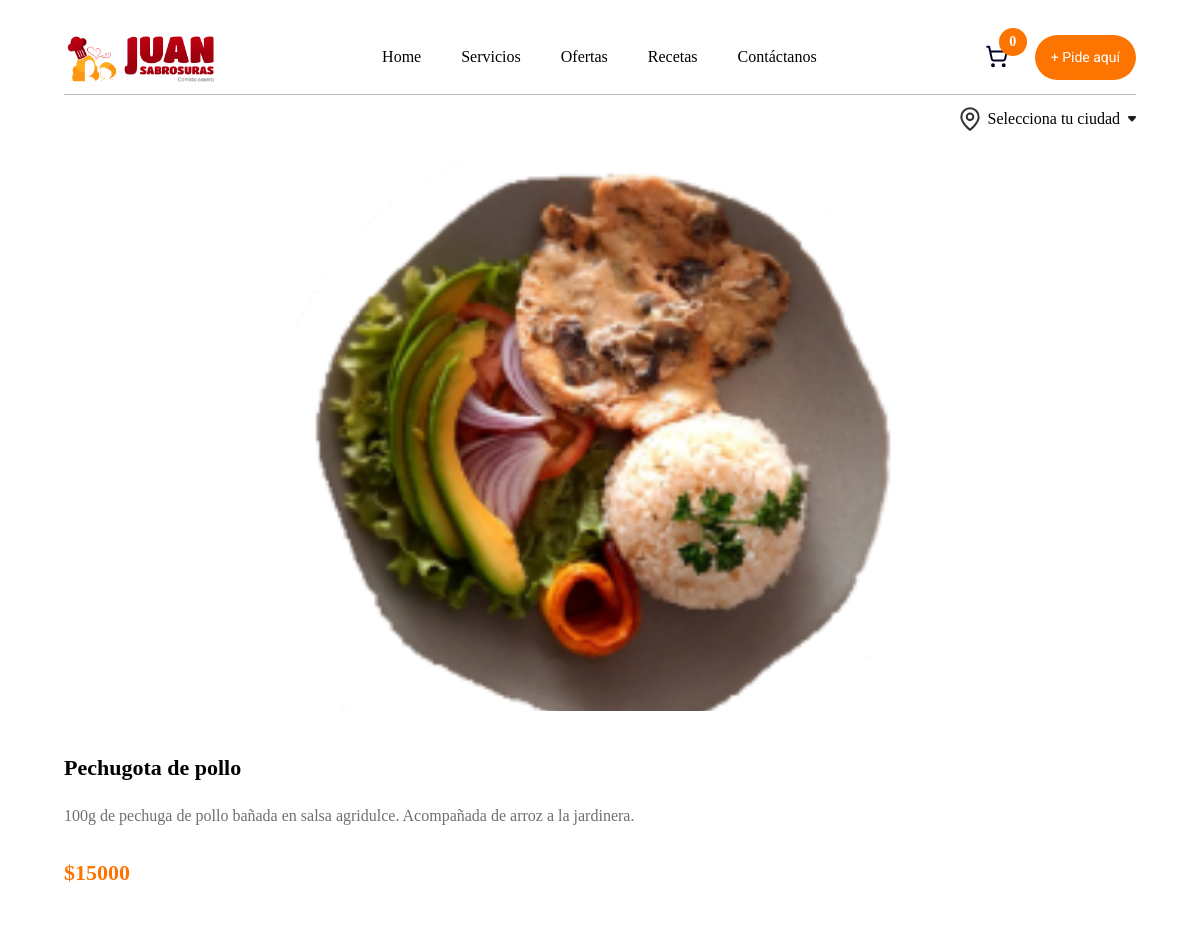
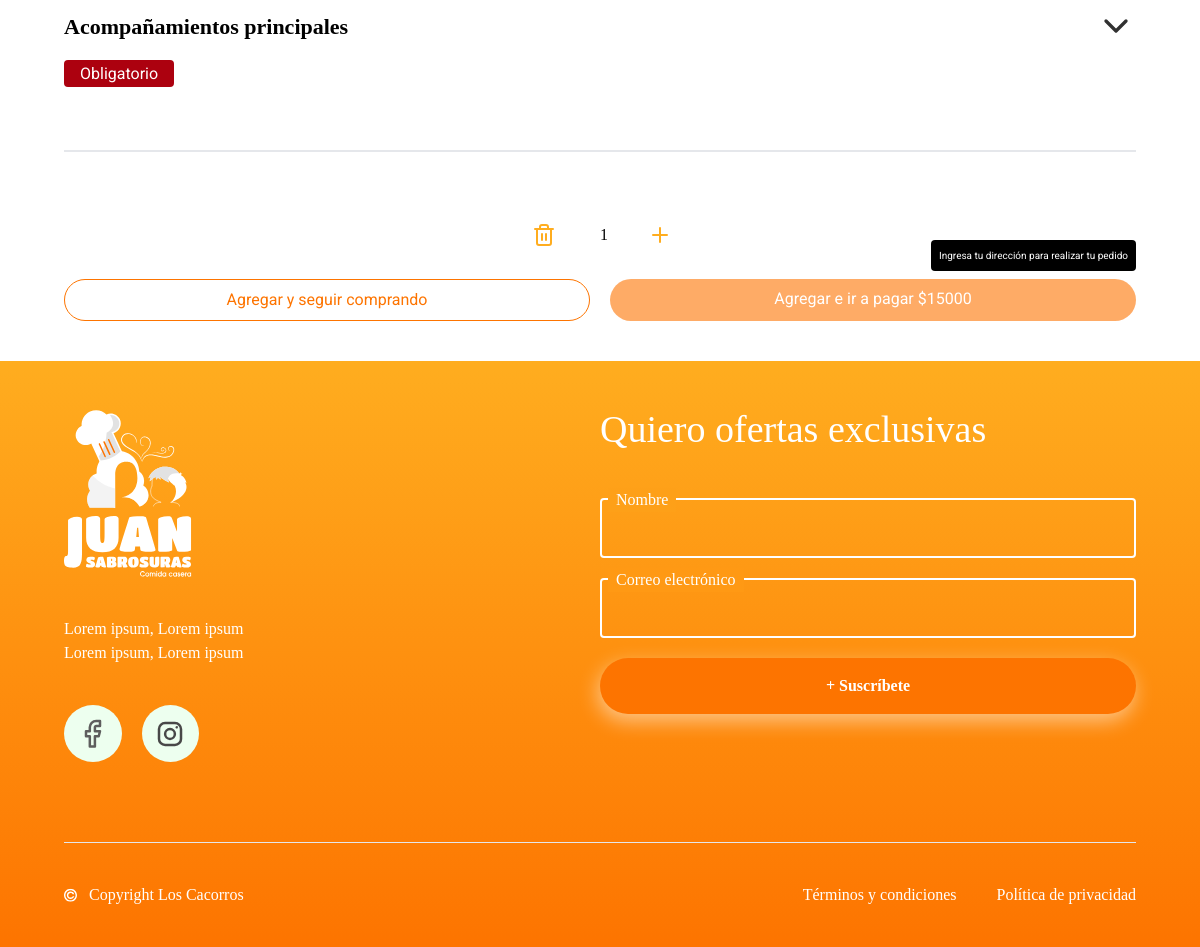
Screenshot of /catalogo/pechugota-de-pollo/ with the database file from the repository (2 pictures, top to bottom).
### products/models.py (models this page shows, shortened)
class dishes(models.Model):
    dish_id = models.BigAutoField(primary_key=True)
    dish_name = models.CharField(max_length=200, verbose_name='Nombre del plato (Obligatorio)')
    dish_category = models.ForeignKey(Category, on_delete=models.CASCADE, verbose_name="Categoria del plato")
    dish_slug = models.SlugField(unique=True, default="", help_text="La URL se completa de manera automatica, por favor modificalo solamente si deseas que este plato tenga una URL distinta a la creada", verbose_name="URL")
    dish_description = models.TextField(verbose_name='Descripcion del plato (Obligatorio)')
    dish_regular_price = models.IntegerField(verbose_name='Precio regular del plato (Obligatorio)')
    dish_discounted_price = models.IntegerField(default=0, verbose_name='Precio oferta del plato', help_text="Agregue valor solamente si el plato se encuentra en oferta.")
    dish_special = models.BooleanField(verbose_name='Es un plato especial?', help_text="Marque la casilla si desea que este plato aparezca en el carrusel de inicio del sitio web")
    dish_image_preview = models.ImageField(upload_to='dishes_preview', verbose_name='Imagen vista superior (Obligatorio)')
    dish_side_1 = models.CharField(max_length=25, verbose_name='Acompañante 1 (Obligatorio)')
    dish_side_2 = models.CharField(max_length=25, verbose_name='Acompañante 2 (Obligatorio)')
    dish_side_3 = models.CharField(max_length=25, verbose_name='Acompañante 3', null=True, blank=True)
    dish_side_4 = models.CharField(max_length=25, verbose_name='Acompañante 4', null=True, blank=True)
    created_at = models.DateTimeField(auto_now_add=True, verbose_name="Fecha de creación")
    updated_at = models.DateTimeField(auto_now=True, verbose_name="Fecha de última actualización")
    class Meta:
        verbose_name = 'Plato'
        verbose_name_plural = 'Platos del menu'
        ordering = ["-created_at"]

### products/views.py (the view, shortened to what this page needs)
# urls.py: path('<slug:dish_slug>/', views.dish, name="dish"),
def dish(request, dish_slug):
    newsletter_form = forms.Newsletter()
    dish = dishes.objects.get(dish_slug=dish_slug)
    return render(request, "products/dish.html", {'dish': dish , 'newsletter_form': newsletter_form})

### core/forms.py
class Newsletter(forms.Form):
    name = forms.CharField(required=True, error_messages={"required": "Por favor, introduce tu nombre"}, widget=forms.TextInput(
        attrs={'class': 'btn-cta-opt2'}
    ), min_length=5,max_length=100)
    email = forms.EmailField(required=True, error_messages={"required": "Por favor, introduce un correo electronico valido"}, widget=forms.EmailInput(
        attrs={'class': 'btn-cta-opt2'}
    ), min_length=5,max_length=100)

### products/templates/products/dish.html (shortened to what this page needs)
{% extends 'core/master.html' %}
{% block content %}
    <section class="container relative xl:flex xl:my-16 xl:items-center xl:justify-end xl:flex-wrap">
        <img width="305" height="278" class="w-[305px] lg:w-[610px] h-[278px] lg:h-[556px] object-cover 2xl:object-contain mx-auto xl:w-1/2" src="{{ dish.dish_image_preview.url }}" alt=" {{ dish.dish_name }}">
        <article class="xl:w-1/2 xl:px-20">
            <h1 onclick="plateName()" class="plateName mt-10 text-left text-mobile-heading-block lg:text-desktop-heading-block font-bold">{{ dish.dish_name }}</h1>
            <p class="mt-5 mb-7 text-left text-mobile-paragraph-large lg:text-desktop-paragraph-large text-gray-figma-900">{{ dish.dish_description }}</p>
            {% if dish.dish_discounted_price is not 0 and dish.dish_discounted_price < dish.dish_regular_price %}
                <em class="not-italic font-bold xs:text-mobile-heading-block lg:text-desktop-heading-block text-primary">${{ dish.dish_discounted_price }}</em>
            {% else %}
                <em class="not-italic font-bold xs:text-mobile-heading-block lg:text-desktop-heading-block text-primary">${{ dish.dish_regular_price }}</em>
            {% endif %}
            {% if dish.dish_side_1 is not None and dish.dish_side_1 != "nada" %}
                <div class="my-16 xl:my-0 xl:mt-14">
                    <button onclick="triggerSideDish()" class="mb-4 w-full flex justify-between items-center" id="#sideDishBtn">
                        <p class="text-left text-mobile-heading-block lg:text-desktop-heading-block font-bold">Acompañamientos principales</p>
                        <svg class="sideDishArrow" width="40" height="40" viewBox="0 0 24 24" fill="none" xmlns="http://www.w3.org/2000/svg">
                            <path d="M18 15L12 9L6 15" stroke="#313131" stroke-width="2" stroke-linecap="round" stroke-linejoin="round"/>
                        </svg>
                    </button>
                    <label class=" font-roboto bg-secondary text-white px-4 py-1 rounded">Obligatorio</label>
                </div>
            {% endif %}
        </article>
        <article class="sticky bottom-0 xl:static xl:w-2/3 border-t-2 xl:border-t-0">
            <div class="infoAddress hidden justify-end  items-center text-white text-[10px] font-roboto translate-y-[10.5rem] md:translate-y-[5.5rem] xl:-translate-y-[0.5rem]">
                <p class="bg-black p-2 rounded">Ingresa tu dirección para realizar tu pedido</p>
            </div>
            <div class="bg-white py-10 xl:py-0 xl:flex xl:gap-11 xl:justify-end">
                <div class="flex items-center justify-center gap-11 xl:w-1/4">
                    <div onclick="counter('decrease')">
                        <svg width="24" height="24" viewBox="0 0 24 24" fill="none" xmlns="http://www.w3.org/2000/svg">
                            <path d="M3 6H21M19 6V20C19 21 18 22 17 22H7C6 22 5 21 5 20V6M8 6V4C8 3 9 2 10 2H14C15 2 16 3 16 4V6M10 11V17M14 11V17" stroke="#FFAD1F" stroke-width="2" stroke-linecap="round" stroke-linejoin="round"/>
                        </svg>
                    </div>
                    <p id="counting">1</p>
                    <div onclick="counter('increase')">
                        <svg width="16" height="16" viewBox="0 0 16 16" fill="none" xmlns="http://www.w3.org/2000/svg">
                            <path d="M1 8H15M8 1V15" stroke="#FFAD1F" stroke-width="2" stroke-linecap="round" stroke-linejoin="round"/>
                        </svg>
                    </div>
                </div>
                <div class="md:flex md:gap-5">
                    <a onclick="checkout(event)" class="mt-8 xl:mt-0 font-roboto md:w-1/2 block border-[1px] border-primary text-primary text-center py-2 xl:px-6  rounded-3xl" href="{% url 'catalog' %}?added=true">Agregar y seguir comprando</a>
                    <a onclick="checkout(event)" id="goCheckout" class="mt-8 xl:mt-0 font-roboto md:w-1/2 block bg-primary text-white text-center py-2 xl:px-6 screen-1720:px-10 rounded-3xl" href="{% url 'checkout' %}">Agregar e ir a pagar <br class="hidden xl:block">
                        {% if dish.dish_discounted_price is not 0 and dish.dish_discounted_price < dish.dish_regular_price %}
                            ${{ dish.dish_discounted_price }}
                        {% else %}
                            ${{ dish.dish_regular_price }}
                        {% endif %}
                    </a>
                </div>
            </div>
        </article>
    </section>
{% endblock %}
{% block scripts %}
    {% load static %}
{% endblock  %}

### rows the page displays
dishes: dish_image_preview (picture), dish_name "Pechugota de pollo", dish_description "100g de pechuga de pollo bañada en salsa agridulce. Acompañada de arroz a la jardinera.", dish_discounted_price "15000"
